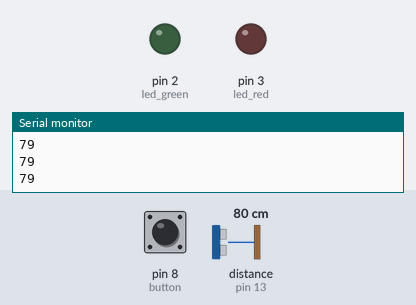
This sketch was run on a simulated Arduino Uno, built with avr-gcc and run on an emulated ATmega328P. Shown: output pins drawn as LEDs (lit = HIGH), the last lines printed to the serial monitor. Wiring (inferred from the names in the program): ultrasonic range finder: trigger pin 12; echo pin 13. The test bench sets the inputs (shaded band); at power-on: pin 8 (button) LOW, distance to the obstacle (sensor on pin 13) 80 cm. The echo pulse lasts 58.3 µs per cm; pins used as bus, display or sensor lines are not drawn.

Above: at 1.2 s.
1.3 s: pin 8 (button) pulled HIGH for 1 s
At 1.9 s:
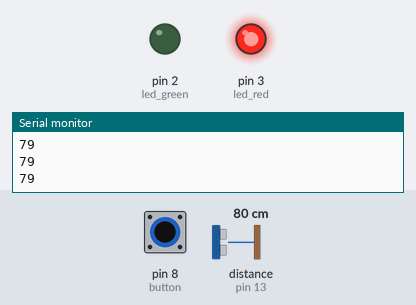
3.9 s: pin 8 (button) pulled HIGH for 3.2 s
At 7.7 s:
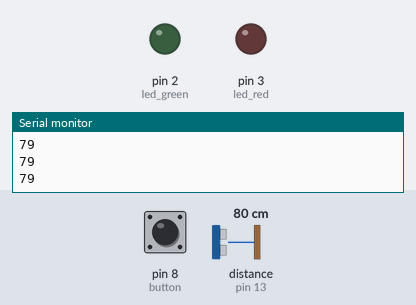
Timing chart, 0 to 9.2 s (numbered marks = the images above; inputs shaded):
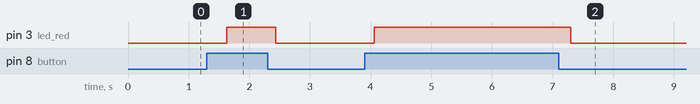

Measured:
- after the input at 1.3 s, pin 3 (led_red): LOW → HIGH after 0.33 s, → LOW 0.81 s later
- after the input at 3.9 s, pin 3 (led_red): LOW → HIGH after 0.16 s, → LOW 3.2 s later

The sketch:

distance_sensor_quiz.ino
```cpp
int trig_pin = 12;
int echo_pin = 13;
int led_red = 3;
int led_green = 2;
int button = 8;

void setup() {
  Serial.begin(9600);
  pinMode(led_red, OUTPUT);
  pinMode(led_green, OUTPUT);
  pinMode(trig_pin, OUTPUT);
  pinMode(echo_pin, INPUT);
  pinMode(button, INPUT);
}

void loop() {
  digitalWrite(trig_pin, HIGH);
  delayMicroseconds(10);
  digitalWrite(trig_pin, LOW);
  long duration = pulseIn(echo_pin, HIGH);
  long distance = duration / 58.2;
  Serial.println(distance);

  if(digitalRead(button) == HIGH && distance >= 5 && distance < 10){
    digitalWrite(led_red, LOW);
    digitalWrite(led_green, HIGH);
  } else if(digitalRead(button) == HIGH) {
    digitalWrite(led_green, LOW);
    digitalWrite(led_red, HIGH);
  } else {
    digitalWrite(led_green, LOW);
    digitalWrite(led_red, LOW);
  }

  delay(400);
}
```
